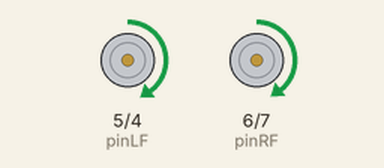
A sketch run on a simulated Arduino Uno, built with avr-gcc and run on an emulated ATmega328P. On the bench: motor-driver pin pairs drawn as motors (green arrow = first pin HIGH = forward, orange = second pin HIGH = backward, longer = more drive). What the sketch prints to the serial monitor is not drawn.

Above: at 0.1 s.
Timing chart, 0 to 1.6 s (numbered marks = the images above):
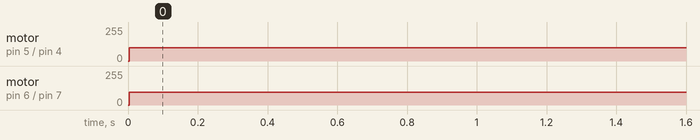

The sketch:

code.ino
```cpp
#include <Servo.h>

int pinLB=4;     // 왼쪽 바퀴 뒤로 회전
int pinLF=5;     // 왼쪽 바퀴 앞으로 회전
int pinRF=6;    // 오른쪽 바퀴 앞으로 회전
int pinRB=7;    // 오른쪽 바퀴 뒤로 회전

int MotorLFPWM=5;  // 왼쪽 바퀴 앞으로 회전 속도 조절
int MotorRFPWM=6;  // 오른쪽 바퀴 앞으로 회전 속도 조절
int MotorLBPWM=4; // 왼쪽 바퀴 뒤로 회전 속도 조절
int MotorRBPWM=7; // 오른쪽바퀴 뒤로 회전 속도 조절

// 시물레이터 터틀봇
const float sim_radius = 3.3/100.0; // 바퀴 반지름 m
const float sim_separation = 10.9/100.0; // 바퀴 사이 거리 m

float linear = 0.3;
float angular = 0.1;

// 시물레이션 상의 속도를 정량적 속도로 바꾸기
// speed_sim은
int mapSpeedToPWM(float wheel_speed) {
  int pwm = (int)((wheel_speed + 1.18) / 0.104 );

  // PWM 값이 0~255 범위를 넘지 않도록 제한
  pwm = constrain(pwm, 0, 255);
  return pwm;
}

// 오른쪽 모터 제어
void RcontrolMotor(int r_wheel) {
  if (r_wheel > 0) {
    digitalWrite(pinRF, HIGH);
    digitalWrite(pinRB, LOW);
    analogWrite(MotorRFPWM, abs(r_wheel));
  } else if (r_wheel < 0) {
    digitalWrite(pinRF, LOW);
    digitalWrite(pinRB, HIGH);
    analogWrite(MotorRBPWM, abs(r_wheel));
  } else {
    digitalWrite(pinRF, LOW);
    digitalWrite(pinRB, LOW);
  }
}

// 왼쪽 모터 제어
void LcontrolMotor(int l_wheel) {
  if (l_wheel > 0) {
    digitalWrite(pinLF, HIGH);
    digitalWrite(pinLB, LOW);
    analogWrite(MotorLFPWM, abs(l_wheel));
  } else if (l_wheel < 0) {
    digitalWrite(pinLF, LOW);
    digitalWrite(pinLB, HIGH);
    analogWrite(MotorLBPWM, abs(l_wheel));
  } else {
    digitalWrite(pinLF, LOW);
    digitalWrite(pinLB, LOW);
  }
}

void setup() {
  // put your setup code here, to run once:
  Serial.begin(115200);     // Initialize

  pinMode(pinLB,OUTPUT); // Define 4 pin for the output (PWM)
  pinMode(pinLF,OUTPUT); // Define 5 pin for the output (PWM)
  pinMode(pinRB,OUTPUT); // Define 6 pin for the output (PWM)
  pinMode(pinRF,OUTPUT); // Define 7 pin for the output (PWM)

  pinMode(MotorLFPWM,OUTPUT);  // Define 5 pin for PWM output
  pinMode(MotorRFPWM,OUTPUT);  // Define 6 pin for PWM output
  pinMode(MotorLBPWM,OUTPUT);  // Define 4 pin for PWM output
  pinMode(MotorRBPWM,OUTPUT);  // Define 7 pin for PWM output
}

void loop() {
  Serial.print("선속도 : ");
  Serial.println(linear);

  Serial.print("각속도 : ");
  Serial.println(angular);
  // put your main code here, to run repeatedly:
  // digitalWrite(pinRF,HIGH);  // 오른쪽 바퀴 앞으로 high면 활성화 low면 비활성화
  // digitalWrite(pinRB,LOW);   // 오른쪽 바퀴 뒤로 high면 활성화 low면 비활성화
  // analogWrite(MotorRFPWM,100);// 바퀴 속도 조절

  // digitalWrite(pinLF,HIGH);  // 왼쪽 바퀴 앞으로 high면 활성화 low면 비활성화
  // digitalWrite(pinLB,LOW);   // 왼쪽 바퀴 뒤로 high면 활성화 low면 비활성화
  // analogWrite(MotorLFPWM,100);//Set the output speed(PWM)

  // 바퀴 속도 계산
  float r_wheel_speed = (2 * linear - angular * sim_separation) / (2 * sim_radius);
  Serial.print("오른쪽 : ");
  Serial.println(r_wheel_speed);

  float l_wheel_speed = (2 * linear + angular * sim_separation) / (2 * sim_radius);
  Serial.print("왼쪽 : ");
  Serial.println(l_wheel_speed);

  // 바퀴 속도를 정량적인 값으로 변경
  int r_wheel = mapSpeedToPWM(r_wheel_speed);
  Serial.print("오른쪽 값 : ");
  Serial.println(r_wheel);
  int l_wheel = mapSpeedToPWM(l_wheel_speed);
  Serial.print("왼쪽 값 : ");
  Serial.println(l_wheel);

  // 방향 고려한 모터 제어
  RcontrolMotor(r_wheel);
  LcontrolMotor(l_wheel);
}
```

Measured:
- by itself, motor on pin 5 (pinLF) / pin 4 (pinLB): stopped → forward 100/255 at 0.00 s
- by itself, motor on pin 6 (pinRF) / pin 7 (pinRB): stopped → forward 97/255 at 0.00 s
